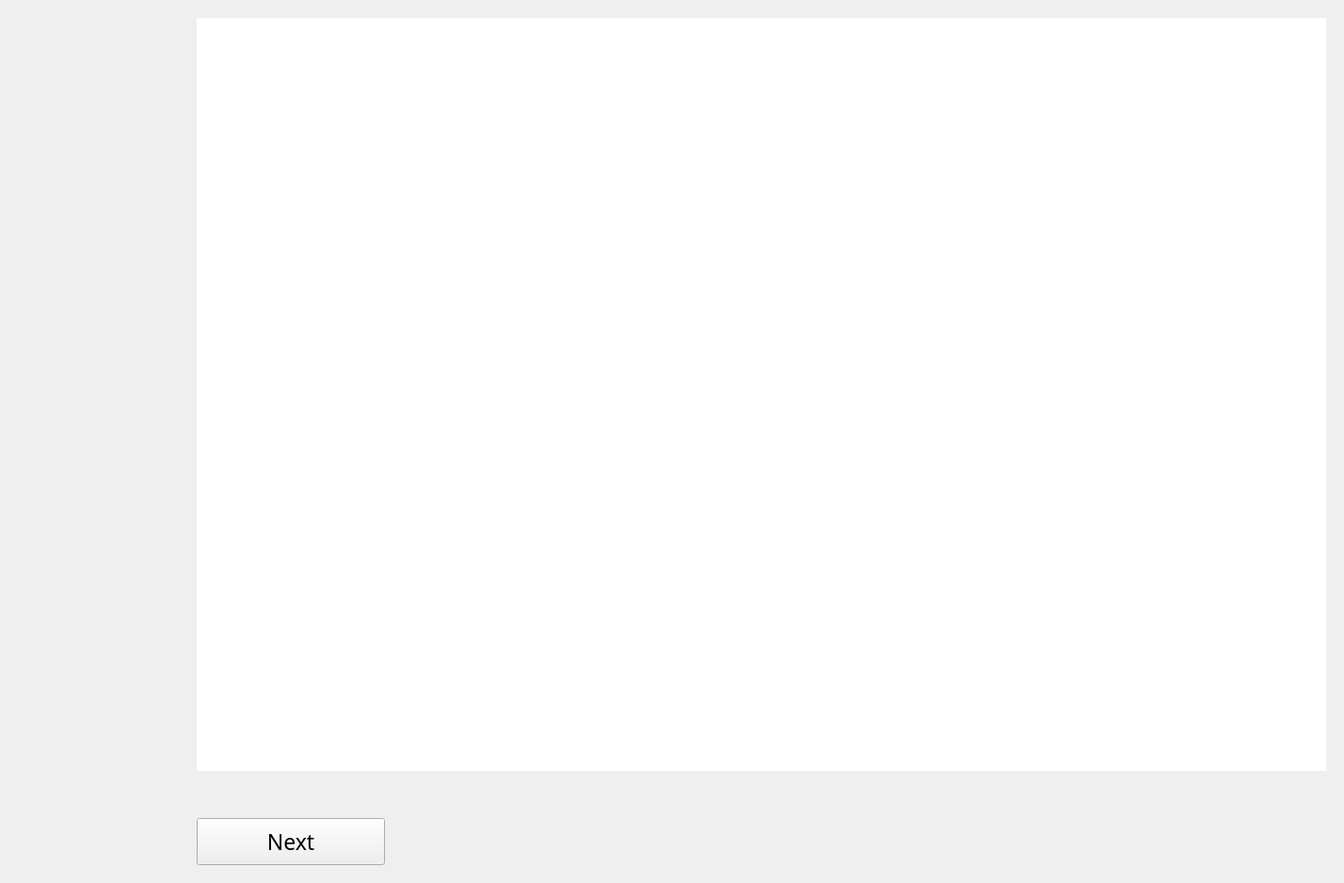
<?xml version="1.0" encoding="UTF-8"?>
<ui version="4.0">
 <class>InstructionWindow</class>
 <widget class="QMainWindow" name="InstructionWindow">
  <property name="geometry">
   <rect>
    <x>0</x>
    <y>0</y>
    <width>1428</width>
    <height>938</height>
   </rect>
  </property>
  <property name="focusPolicy">
   <enum>Qt::StrongFocus</enum>
  </property>
  <property name="windowTitle">
   <string>~Experiment~</string>
  </property>
  <property name="windowOpacity">
   <double>1.000000000000000</double>
  </property>
  <property name="styleSheet">
   <string notr="true">QMainWindow {background: 'white';}</string>
  </property>
  <widget class="QWidget" name="centralwidget">
   <layout class="QHBoxLayout" name="horizontalLayout">
    <item>
     <layout class="QVBoxLayout" name="layout" stretch="2,1">
      <property name="spacing">
       <number>50</number>
      </property>
      <property name="sizeConstraint">
       <enum>QLayout::SetFixedSize</enum>
      </property>
      <property name="leftMargin">
       <number>200</number>
      </property>
      <property name="topMargin">
       <number>10</number>
      </property>
      <property name="rightMargin">
       <number>10</number>
      </property>
      <property name="bottomMargin">
       <number>10</number>
      </property>
      <item alignment="Qt::AlignLeft|Qt::AlignTop">
       <widget class="QTextEdit" name="instructionBox">
        <property name="sizePolicy">
         <sizepolicy hsizetype="Preferred" vsizetype="Preferred">
          <horstretch>0</horstretch>
          <verstretch>0</verstretch>
         </sizepolicy>
        </property>
        <property name="minimumSize">
         <size>
          <width>1200</width>
          <height>800</height>
         </size>
        </property>
        <property name="font">
         <font>
          <family>AvenirNext LT Pro Regular</family>
          <pointsize>17</pointsize>
         </font>
        </property>
        <property name="toolTip">
         <string notr="true"/>
        </property>
        <property name="statusTip">
         <string notr="true"/>
        </property>
        <property name="styleSheet">
         <string notr="true">QTextEdit{border: 1px solid white;}</string>
        </property>
       </widget>
      </item>
      <item alignment="Qt::AlignLeft|Qt::AlignVCenter">
       <widget class="QPushButton" name="nextButton">
        <property name="minimumSize">
         <size>
          <width>200</width>
          <height>50</height>
         </size>
        </property>
        <property name="maximumSize">
         <size>
          <width>200</width>
          <height>50</height>
         </size>
        </property>
        <property name="font">
         <font>
          <family>AvenirNext LT Pro Regular</family>
          <pointsize>17</pointsize>
         </font>
        </property>
        <property name="text">
         <string>Next</string>
        </property>
       </widget>
      </item>
     </layout>
    </item>
   </layout>
  </widget>
 </widget>
 <resources/>
 <connections/>
</ui>
